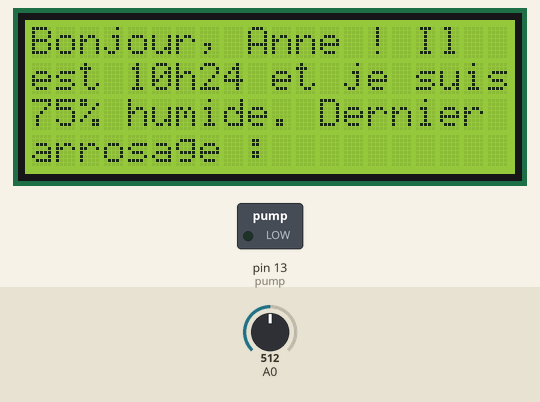
This sketch was run on a simulated Arduino Uno, built with avr-gcc and run on an emulated ATmega328P. On the bench: 20×4 character LCD, switched loads named in the sketch (green lamp = pin HIGH). The inputs (shaded band) are chosen by the test bench; at power-on: A0 = 512. The local clock reads 2024-03-15 10:24:30 at power-on unless the sketch sets it.

Above: at 0.2 s.
At 90.3 s:
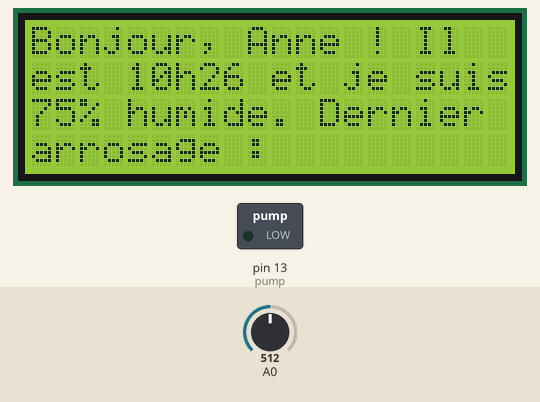

The sketch:

michel.ino
```cpp
#include <Wire.h>
#include <ds3231.h>
#include <LiquidCrystal_I2C.h>

struct ts t;

LiquidCrystal_I2C lcd(0x27,20,4);

int pump = 13;
int sensmoist;
int waterThreshold = 650;
int wateringTime = 10000;
int wateringDelay = 30000;
int moistureValue;

void setup() {
  pinMode(pump, OUTPUT);
  lcd.init();
  Wire.begin();
  DS3231_init(DS3231_INTCN);
  lcd.backlight();
}

void loop() {
  sensmoist = analogRead(0);
  DS3231_get(&t);
  lcd.setCursor(0,0);
  if (t.hour < 19) {
    lcd.print("Bonjour, Anne !");
  }
  else {
    lcd.print("Bonsoir, Anne !");
  }

  lcd.print(" Il");
  lcd.setCursor(0,1);
  lcd.print("est ");
  lcd.print(t.hour);
  lcd.print("h");
    if (t.min < 10) {
    lcd.print("0");
    lcd.print(t.min);
    }
    else {
  lcd.print(t.min);
    }
  lcd.print(" et je suis");

  moistureValue = (-0.22 * sensmoist + 188);

  lcd.setCursor(0,2);
  lcd.print(moistureValue);
  lcd.print("% humide. Dernier");
  lcd.setCursor(0,3);
  lcd.print("arrosage : ");

  if (sensmoist > waterThreshold) {
    digitalWrite(pump, HIGH);
    delay(wateringTime);
    digitalWrite(pump, LOW);
    lcd.print(t.hour);
    lcd.print("h");
      if (t.min < 10) {
    lcd.print("0");
    lcd.print(t.min);
      }
      else {
    lcd.print(t.min);
      }
    delay(wateringDelay - wateringTime);
  }
  else {
    digitalWrite(pump, LOW);
    delay(wateringDelay);
  }

}
```
